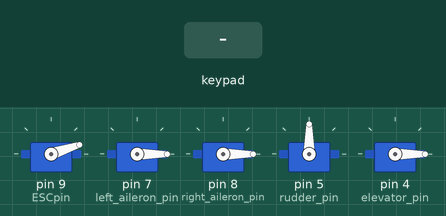
Recording of a sketch running on a simulated Arduino Uno, built with avr-gcc and run on an emulated ATmega328P. Shown: 5 × servo. The test bench sets the inputs (shaded band). What the sketch prints to the serial monitor is not drawn.

Above: at 1.2 s.
1.3 s: key 'T' pressed
At 2.2 s:
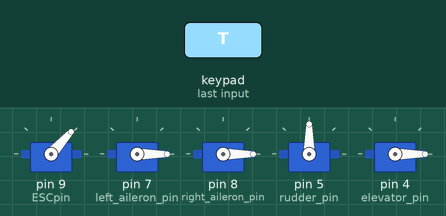
3.2 s: key 'L' pressed
At 4.8 s:
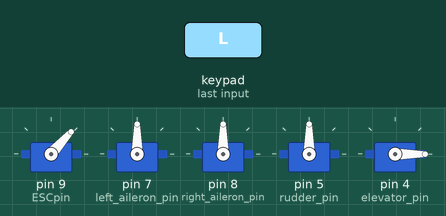
5.1 s: key 'U' pressed
At 6.6 s:
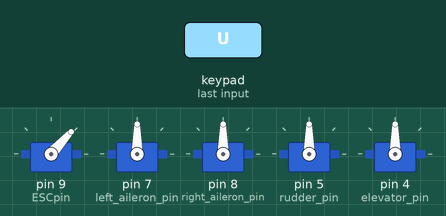
7.0 s: key 'R' pressed
At 7.2 s:
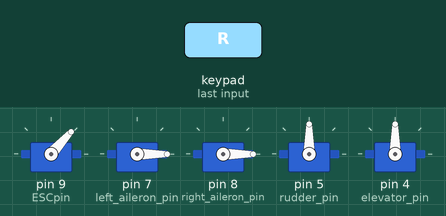
8.9 s: key 'X' pressed
At 9.7 s:
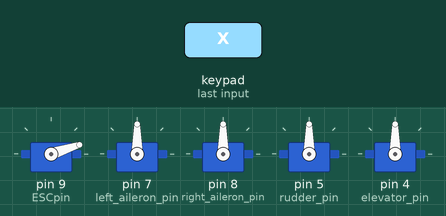
10.4 s: key 'D' pressed
At 10.6 s:
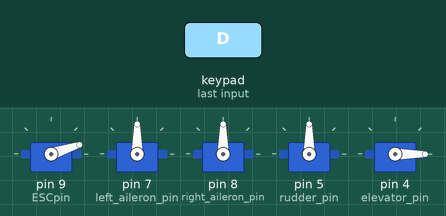
Timing chart, 0 to 13.3 s (numbered marks = the images above; inputs shaded):
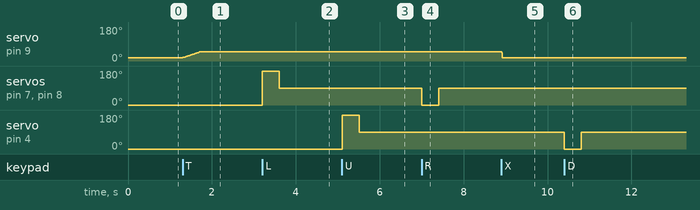

Measured:
- after the input at 1.3 s, servo on pin 9 (ESCpin): moves from 18° to 48° over 0.39 s, starting at once
- after the input at 3.2 s, servo on pin 7 (left_aileron_pin), servo on pin 8 (right_aileron_pin): 0° → 180° at once, → 90° 0.40 s later
- after the input at 5.1 s, servo on pin 4 (elevator_pin): 0° → 180° at once, → 90° 0.40 s later
- after the input at 7.0 s, servo on pin 7 (left_aileron_pin), servo on pin 8 (right_aileron_pin): 90° → 0° at once, → 90° 0.40 s later
- after the input at 8.9 s, servo on pin 9 (ESCpin): 48° → 18° at once
- after the input at 10.4 s, servo on pin 4 (elevator_pin): 90° → 0° at once, → 90° 0.40 s later

The sketch:

Bluetooth_control.ino
```cpp
#include <Servo.h>
// Bluetooth information
#define CUSTOM_SETTINGS
#define INCLUDE_GAMEPAD_MODULE   // for control of the servos
#define INCLUDE_TERMINAL_MODULE  // for reading Bluetooth serial information
#include <Dabble.h>              // Dabble library
char buffer[32];                 // buffer for data transfer

// Program that drives the brushless motor with an ESC. Reads from a joystick with input to pin A0. ESC pin is 7.

const int ESCpin = 9;
const int rudder_pin = 5;
const int elevator_pin = 4;
const int left_aileron_pin = 7;
const int right_aileron_pin = 8;

// constants for mapping functions
const int JOYSTICK_MIN = -7;
const int JOYSTICK_MAX = 7;  // bluetooth joystick returns -7 to 7
const int SERVO_MIN = 0;
const int SERVO_MAX = 180;
const int THROTTLE_MIN = 18;   // Does not move motor, but sends signal to ESC to keep connected to the Arduino
const int THROTTLE_MAX = 170;  // Max power setting to the ESC with 16V setup
Servo ESC;
Servo left_aileron;
Servo right_aileron;
Servo elevator;
Servo rudder;
int throttle_setting;
int roll_command;
int pitch_command;
int yaw_command;

// Debounce BT commands - not all implemented yet
int last_rudder = 90;
int last_aileron = 0;
int last_elevator = 0;
int last_throttle = 0;
const float debounce_gap = .4;

void setup() {
  ESC.attach(ESCpin);
  left_aileron.attach(left_aileron_pin);
  right_aileron.attach(right_aileron_pin);
  rudder.attach(rudder_pin);
  elevator.attach(elevator_pin);
  ESC.write(0);
  Serial.begin(9600);

  // setting up Bluetooth
  Dabble.begin(9600);  // set BT rate
}

void loop() {


  Dabble.processInput();  // Read from bluetooth


  // Data from gamepad
  /**********************************************************************
  Notes: angle is 0 when joystick is pointed right.
  angle is 90 when joystick is pointed up.
  angle is 180 when joystick is pointed left.
  angle is 270 when joystick is pointed down.
  x-axis data and y-axis data are centered (0,0) at the middle position.
  +x axis is to the right and +y axis is up.
  x and y value ranges: [-7,7].
  radius value range is [0,7]
  ***********************************************************************/


  // input variables
  float roll_input = GamePad.getXaxisData();
  float pitch_input = GamePad.getYaxisData();
  int yaw_input;

  // get input commands
  if (GamePad.isTrianglePressed()) {
    throttle_setting += 1;
    Serial.println("triangle");
  }
  if (GamePad.isCrossPressed()) {
    throttle_setting -= 5;
  }
  if (GamePad.isSquarePressed()) {
    yaw_input -= 10;
  }
  if (GamePad.isCirclePressed()) {
    yaw_input += 10;
  }
  if (GamePad.isStartPressed()) {
    throttle_setting = 18;
  }
  if (GamePad.isSelectPressed()) {
    yaw_input = 90;
  }

  // adjust input commands to match what we can actually output
  throttle_setting = constrain(throttle_setting, THROTTLE_MIN, THROTTLE_MAX);
  yaw_command = constrain(yaw_input, SERVO_MIN, SERVO_MAX);

  // (debounce pitch and roll commands)
  if (abs(pitch_input - last_elevator) > debounce_gap) {
    pitch_command = map(pitch_input, JOYSTICK_MIN, JOYSTICK_MAX, SERVO_MIN, SERVO_MAX);
    last_elevator = pitch_input;
  }
  if (abs(roll_input - last_aileron) > debounce_gap) {
    roll_command = map(roll_input, JOYSTICK_MIN, JOYSTICK_MAX, SERVO_MAX, SERVO_MIN);
    last_aileron = roll_input;
  }

  // output to the flight controls
  ESC.write(throttle_setting);
  left_aileron.write(roll_command);
  right_aileron.write(roll_command);  // Ailerons face opposite directions so they can get the same command
  elevator.write(pitch_command);
  rudder.write(yaw_command);

  Serial.println(roll_command);


  // int ESC_throttle = map(throttle_setting, JOYSTICK_MIN, JOYSTICK_MAX, SERVO_MIN, SERVO_MAX);

  // Serial.print(throttle_setting);
  // Serial.print('\t');
  // Serial.println(ESC_throttle);
  // ESC.write(ESC_throttle);
}
```
